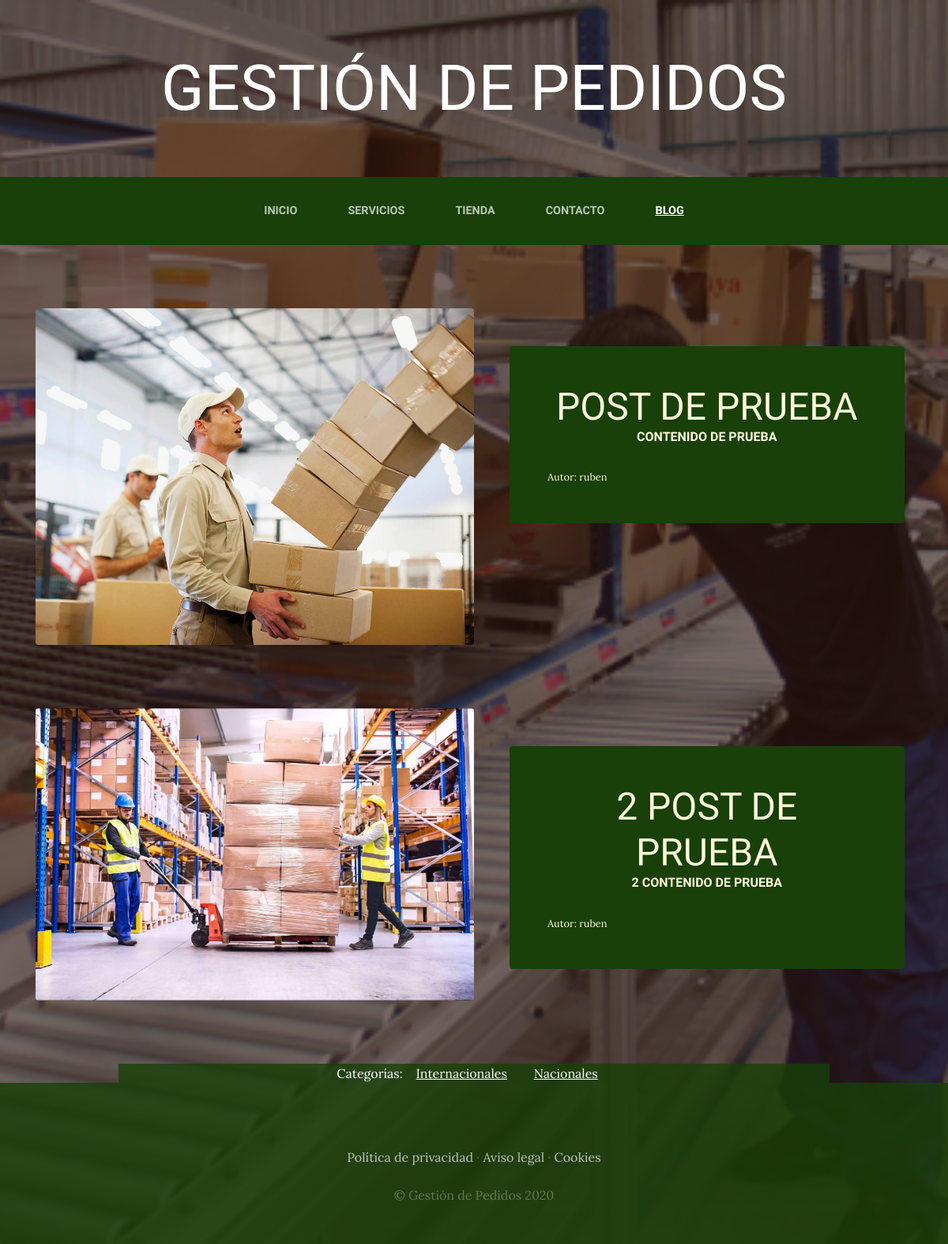
Screenshot of /blog/ with the database file from the repository.
### blogApp/models.py (models this page shows, shortened)
class Post(models.Model):
    titulo = models.CharField(max_length=50)
    contenido = models.CharField(max_length=50)
    imagen = models.ImageField(upload_to='blog', null=True, blank=True)
    autor = models.ForeignKey(User, on_delete=models.CASCADE)
    categorias = models.ManyToManyField(Categoria)
    created = models.DateTimeField(auto_now_add=True)
    updated = models.DateTimeField(auto_now_add=True)
    class Meta:
        verbose_name = 'post'
        verbose_name_plural = 'posts'

class Categoria(models.Model):
    nombre = models.CharField(max_length=50)
    created = models.DateTimeField(auto_now_add=True)
    updated = models.DateTimeField(auto_now_add=True)
    class Meta:
        verbose_name = 'categoria'
        verbose_name_plural = 'categorias'

### blogApp/views.py (the view)
# urls.py: path('', views.blog, name="blog"),
def blog(request):
    posts=Post.objects.all()
    categoria=Categoria.objects.all()
    return render(request, "blogApp/blog.html", {"posts":posts, "categorias":categoria})

### carro/context_processor.py (called while the page is built)
def importe_total_carro(request):
    carro = request.session.get("carro", {})  # Probee un diccionario vacio como valor por defecto
    importe_total = 0
    for key, value in carro.items():
        importe_total += float(value['precio']) * float(value['cantidad'])
    return {'importe_total_carro': importe_total}

### blogApp/templates/blogApp/blog.html
{% extends "webApp/base.html" %}
{% load static %}
{% block content %}
{% for post in posts %}
<section class="page-section clearfix">
  <div class="container">
    <div class="intro">
      <img class="intro-img img-fluid mb-3 mb-lg-0 rounded" src="{{post.imagen.url}}" alt="imagen" style="width: 50%;">
      <div class="intro-text left-0 text-center bg-faded p-5 rounded">
        <h2 class="section-heading mb-4" >
          <span class="section-heading-lower">{{post.titulo}}</span>
          <span class="section-heading-upper">{{post.contenido}}</span>
        </h2>
        <div style="text-align: left; font-size: 0.8em;" >
            Autor: {{post.autor}}
        </div>
      </div>
    </div>
  </div>
</section>
{% endfor %}
<section>
  <div style="width: 75%; margin: auto; background-color: rgba(24, 64, 8, 0.8); text-align: center; color: white;">
    Categorías:
    {% for categorias in categorias %}
     &nbsp; &nbsp;<a href="{% url 'categoria' categorias.id %}" class="linksCategorias">{{categorias.nombre}}</a> &nbsp; &nbsp;
    {% endfor %}
  </div>
</section>
{% endblock %}

### webApp/static/webApp/css/gestion.css (style rules this page uses)
body { font-family: 'Lora'; background: linear-gradient(rgba(47, 23, 15, 0.65), rgba(47, 23, 15, 0.65)), url("../img/bg_main.jpg"); background-attachment: fixed; background-position: center; background-size: cover; }
h1, h2, h3, h4, h5, h6 { font-family: 'Raleway'; }
.page-section { margin-top: 5rem; margin-bottom: 5rem; }
.section-heading { text-transform: uppercase; }
.section-heading .section-heading-upper { display: block; font-size: 1rem; font-weight: 800; padding-bottom:.5rem; }
.section-heading .section-heading-lower { display: block; font-size: 3rem; font-weight: 100; }
.bg-faded { background-color: rgba(255, 255, 255, 0.85); }
.intro { position: relative; }
@media (min-width: 992px) { .intro .intro-img { width: 75%; float: left; } }
@media (min-width: 992px) { .intro .intro-text { left: 600; width: 60%; margin-top: 3rem; background-color: rgba(24, 64, 8); color: cornsilk; position: absolute; } }
@media (min-width: 1200px) { .intro .intro-text { width: 45%; } }
.linksCategorias { color: white; text-decoration: underline; }

### rows the page displays
Post: imagen (picture), titulo "POST DE PRUEBA", contenido "CONTENIDO DE PRUEBA", autor "ruben"
Post: imagen (picture), titulo "2 POST DE PRUEBA", contenido "2 CONTENIDO DE PRUEBA", autor "ruben"
Categoria: nombre "Internacionales"
Categoria: nombre "Nacionales"
